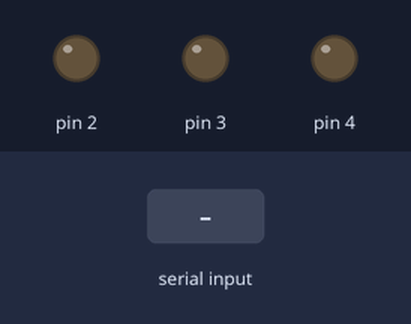
This sketch was run on a simulated Arduino Uno, built with avr-gcc and run on an emulated ATmega328P. Parts: output pins drawn as LEDs (lit = HIGH). Inputs (shaded band) come from the test bench.

Above: at 1.2 s.
1.3 s: "1" received over the second serial link
At 2.0 s:
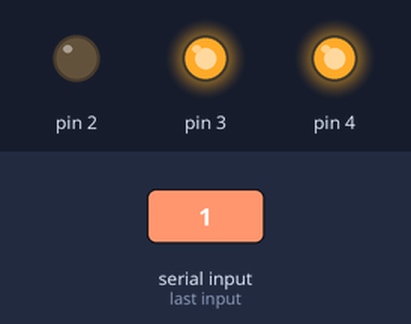
At 3.2 s:
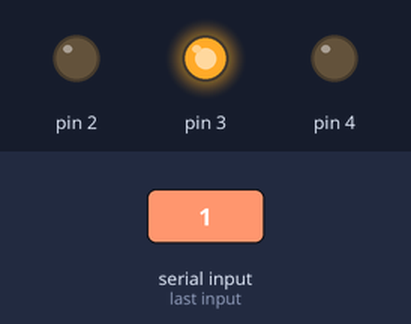
4.3 s: "2" received over the second serial link
At 5.5 s:
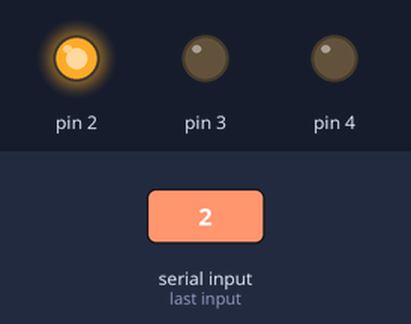
Timing chart, 0 to 7.3 s (numbered marks = the images above; inputs shaded):
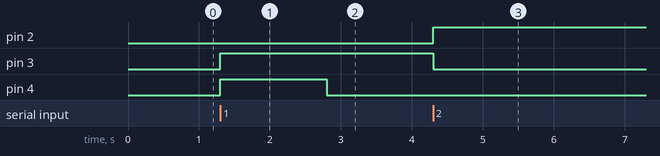

Measured:
- after the input at 1.3 s, pin 3: LOW → HIGH at once; pin 4: LOW → HIGH at once, → LOW 1.5 s later
- after the input at 4.3 s, pin 2: LOW → HIGH at once; pin 3: HIGH → LOW at once

The sketch:

sketch_apr10a.ino
```cpp
#include <SoftwareSerial.h>
SoftwareSerial BT(10, 11);
// creates a "virtual" serial port/UART
// connect BT module TX to D10
// connect BT module RX to D11
// connect BT Vcc to 5V, GND to GND
void setup()
{
  // set digital pin to control as an output
  pinMode(2,OUTPUT);
  pinMode(3,OUTPUT);
  pinMode(4,OUTPUT);
  // set the data rate for the SoftwareSerial port
  BT.begin(9600);
}
char a; // stores incoming character from other device
void loop()
{
  if (BT.available())
  // if text arrived in from BT serial...
  {
    a=(BT.read());
    if (a=='1')
    {
      digitalWrite(2,LOW);//CDI
      digitalWrite(3,HIGH);//BAT1/BAT
      digitalWrite(4,HIGH);//starter
      delay (1500);
      digitalWrite(4,LOW);//starter
    }
    if (a=='2')
    {
      digitalWrite(2,HIGH);//CDI
      digitalWrite(3,LOW);//BAT/BAT1
    }

    // you can add more "if" statements with other characters to add more commands
  }
}
```
